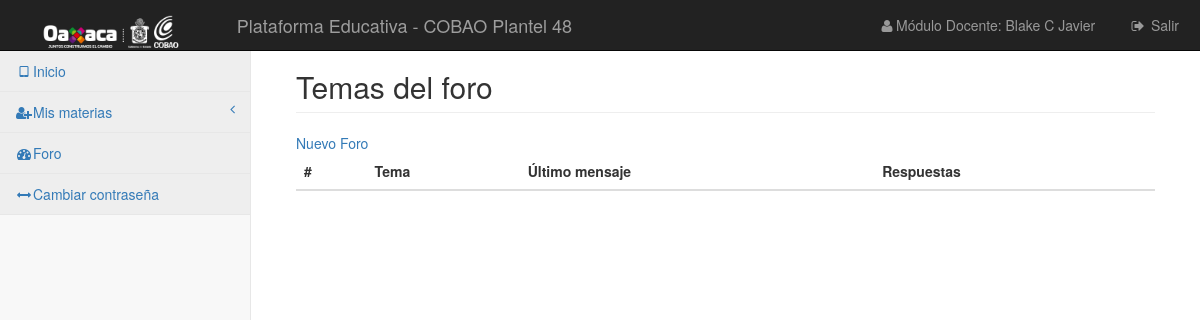
The app's page /vistas/foro/listar-f-d.php (signed in), older data.
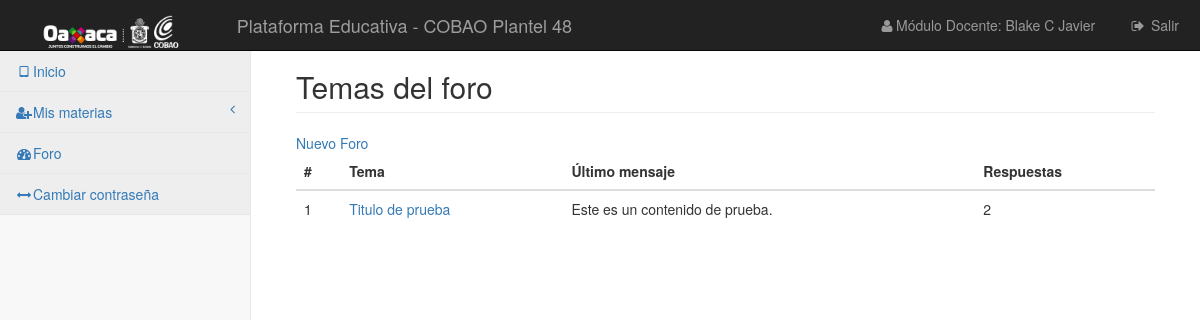
The same page, newer data.
### tables this page shows
CREATE TABLE `foro_foro` (
  `id_foro` int(11) NOT NULL,
  `id_forocategoria` int(11) NOT NULL,
  `foro` varchar(250) NOT NULL,
  `descripcion` text NOT NULL
);

CREATE TABLE `foro_temas` (
  `id_tema` int(11) NOT NULL,
  `id_foro` int(11) NOT NULL,
  `titulo` varchar(250) NOT NULL,
  `contenido` text NOT NULL,
  `fecha` date NOT NULL,
  `id_usuario` int(5) NOT NULL,
  `activo` int(1) NOT NULL,
  `hits` int(11) NOT NULL
);

### librerias/Simple_sessions.php (called while the page is built, shortened)
<?php
class Simple_sessions{
private $my_sess;
public function  __construct($sess_name = 'simple_sessions'){
$this->my_sess = &$_SESSION;
}
public function check_sess($name){
return isset($this->my_sess[$name]);
}
public function get_value($name){
if($this->check_sess($name)){
return $this->my_sess[$name];
}
return false;
}
}
?>

### vistas/foro/listar-f-d.php (the view, shortened to what this page needs)
<?php
require_once '../../librerias/Simple_sessions.php';
$obj_ses = new Simple_sessions();
if ($obj_ses->check_sess('userid')) {
    require_once '../../plantillas/header.php';?>
    <div id="page-wrapper">
        <div class="container-fluid">
            <?php
            include "../../control/conexion.php";
            $comprobar = "SELECT * FROM `foro_foro`";
            $ejecutar3 = $conexion->query($comprobar);
            ?>
            <div class="row">
                <div class="col-lg-12">
                    <h2 class="page-header">Temas del foro</h2>
                </div>
            </div>
            <div class="row">
                <div class="col-lg-12">
                    <a href="nuevo-d.php">Nuevo Foro</a>
                </div>
            </div>
            <div class="row">
                <div class="col-lg-12">
                    <div class="table-responsive">
                        <table class="table">
                            <thead>
                            <tr>
                                <th>#</th>
                                <th>Tema</th>
                                <th>Último mensaje</th>
                                <th>Respuestas</th>
                            </tr>
                            </thead>
                            <tbody>
                            <?php
                            $i = 0;
                            while ($regs = $ejecutar3->fetch_assoc()) {
                                $id = $regs['id_foro'];
                                echo "<tr>";
                                echo "<td>". number_format( $i += 1) ."</td>";
                                echo "<td><a href='comentarios.php?id=$id'>". $regs['foro'] ."</a></td>";
                                $consulta1 = "SELECT * FROM `foro_temas` WHERE `id_foro` ='$id'";
                                $ejecutar2 = $conexion->query($consulta1);
                                $datos1 = $ejecutar2->fetch_assoc();
                                if (empty($datos1['contenido'])){
                                    echo "<td>No hay respuestas</td>";
                                    echo "<td>0</td>";
                                }else {
                                    echo "<td>" . $datos1['contenido'] . "</td>";
                                    echo "<td>" . $datos1['hits'] . "</td>";
                                }
                            }
                            ?>
                            </tbody>
                        </table>
                    </div>
                </div>
            </div>
        </div>
    </div>
    <?php require_once '../../plantillas/footer.php';
}
else{
    header("Location: ../../index.php");
}
?>

### plantillas/header.php (shortened to what this page needs)
<!DOCTYPE html>
<html lang="es">
<head>
    <link href="../../css/bootstrap.min.css" rel="stylesheet">
    <link href="../../css/metisMenu.min.css" rel="stylesheet">
    <link href="../../css/timeline.css" rel="stylesheet">
    <link href="../../css/startmin.css" rel="stylesheet">
    <link href="../../css/morris.css" rel="stylesheet">
    <link href="../../css/font-awesome.min.css" rel="stylesheet" type="text/css">
</head>
<body>
<div id="wrapper">
    <nav class="navbar navbar-inverse navbar-fixed-top" role="navigation">
        <div class="navbar-header">
            <a class="navbar-brand" href="#"><img src="../../img/cobaojj.png" style="height: 33px"></a>
        </div>
        <div class="navbar-header">
            <a href="" class="navbar-brand">Plataforma Educativa - COBAO Plantel 48</a>
        </div>
        <ul class="nav navbar-right navbar-top-links">
            <li><a href="#"><i class="fa fa-user fa-fw"></i>Módulo Docente: <?php echo $obj_ses->get_value('nombre')?></a>
            </li>
            <li><a href="../../control/cerrarSesion.php"><i class="fa fa-sign-out fa-fw"></i> Salir</a>
            </li>
        </ul>
        <div class="navbar-default sidebar" role="navigation">
            <div class="sidebar-nav navbar-collapse">
                <ul class="nav" id="side-menu">
                    <li>
                        <a href="../../menuDocente.php" class="active"><i class="fa fa-tablet fa-fw"></i>Inicio</a>
                    </li>
                    <li>
                        <a href="../../vistas/grupos/listar.php" class="active"><i class="fa fa-user-plus fa-fw"></i>Mis materias<span class="fa arrow"></span></a>
                    </li>
                    <li>
                        <a href="../../vistas/foro/listar-f-d.php" class="active"><i class="fa fa-dashboard fa-fw"></i>Foro</a>
                    </li>
                    <li>
                        <a href="../../vistas/docentes/cambiarPass.php" class="active"><i class="fa fa-arrows-h fa-fw"></i>Cambiar contraseña</a>
                    </li>
                </ul>
            </div>
        </div>
    </nav>

### plantillas/footer.php (shortened to what this page needs)
</div>
</body>
</html>

### css/startmin.css (style rules this page uses)
body { background-color: #f8f8f8; }
#wrapper { width: 100%; }
#page-wrapper { padding: 30px 15px 0 15px; min-height: 568px; background-color: #fff; }
@media (min-width:768px) { #page-wrapper { position: inherit; margin-left: 250px; padding: 30px 30px 0 30px; border-left: 1px solid #e7e7e7; } }
.navbar-header { float: left; }
.navbar-right { text-align: right; }
.navbar-top-links { margin: 0; }
.navbar-top-links li { display: inline-block; }
.navbar-top-links li:last-child { margin-right: 6px; }
.navbar-top-links li a { padding: 15px; min-height: 50px; }
.navbar-top-links>li>a { color: #999; }
.sidebar .sidebar-nav.navbar-collapse { padding-right: 0; padding-left: 0; }
.sidebar ul li { border-bottom: 1px solid #e7e7e7; }
.sidebar ul li a.active { background-color: #eee; }
.sidebar .arrow { float: right; }
.sidebar .fa.arrow:before { content: "\f104"; }
@media (min-width:768px) { .sidebar { z-index: 1; position: absolute; width: 250px; margin-top: 51px; } }

Row changes from the older to the newer data that the page shows:
added foro_foro: foro "Titulo de prueba", foro_temas.contenido "Este es un contenido de prueba.", foro_temas.hits "2"
